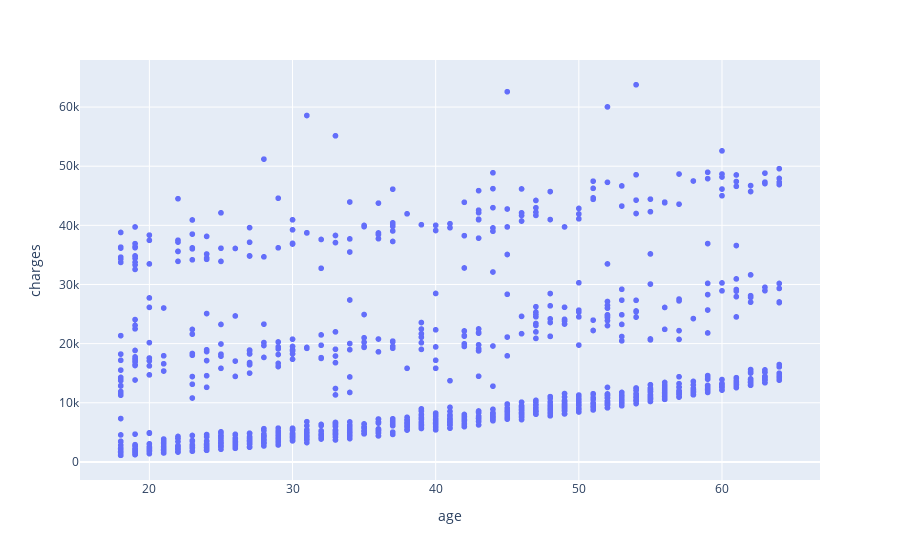

Write notebook code for a chart like this one.
### Markdown cell above
### Bivariate & Multivariiate Analysis

### Code cell
#1. Age and charges

px.scatter(data_frame= df, x= 'age', y= 'charges')

### Figure 1 — Plotly figure (JSON) as saved in the notebook; plotly's stock layout.template omitted (floating-point values rounded to 4 significant figures; data arrays with more than 128 entries replaced by an {"elided": "..."} marker saying what was removed)
{"data": [{"hovertemplate": "age=%{x}<br>charges=%{y}<extra></extra>", "legendgroup": "", "marker": {"color": "#636efa", "symbol": "circle"}, "mode": "markers", "name": "", "showlegend": false, "type": "scattergl", "x": {"elided": "1338 int values"}, "xaxis": "x", "y": {"elided": "1338 float values"}, "yaxis": "y"}], "layout": {"legend": {"tracegroupgap": 0}, "margin": {"t": 60}, "xaxis": {"anchor": "y", "domain": [0, 1], "title": {"text": "age"}}, "yaxis": {"anchor": "x", "domain": [0, 1], "title": {"text": "charges"}}}}
